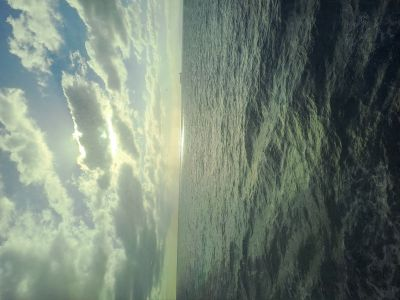
#> input picture images/ocean_300_400.jpg, 400 x 300 px
$ python equalization_pixelwise.py -i images/ocean_300_400.jpg
#> lines starting #> are read from the running program, lines starting #| are printed output that depends on the picture
import os
import cv2
import numpy as np
import matplotlib.pyplot as plt
import argparse


def histogram_from_channel(channel):
    """Compute 256-bin histogram for a single-channel uint8 image using numpy."""
    flat = channel.flatten()
    hist = np.bincount(flat, minlength=256)
    return hist.astype(np.int32)


def cdf_from_hist(hist):
    """Compute cumulative distribution function (CDF) from histogram."""
    cdf = hist.cumsum().astype(np.float64)
    return cdf


def mapping_from_cdf(cdf):
    """Create a 256-entry mapping table from the CDF to [0..255].

    The mapping is: round(255 * (cdf - cdf_min) / (cdf_max - cdf_min)).
    Handles constant images by returning identity mapping.
    """
    cdf_min = cdf[cdf > 0].min() if np.any(cdf > 0) else 0.0
    cdf_max = cdf.max() if cdf.max() > 0 else 0.0

    if cdf_max == cdf_min:
        return np.arange(256, dtype=np.uint8)

    norm = (cdf - cdf_min) / (cdf_max - cdf_min)
    map_vals = np.floor(255.0 * norm + 0.5).clip(0, 255).astype(np.uint8)
    return map_vals


def equalize_channel_pixelwise(channel):
    """Equalize a single channel using pixelwise mapping (no cv2.equalizeHist)."""
    hist = histogram_from_channel(channel)
    cdf = cdf_from_hist(hist)
    mapping = mapping_from_cdf(cdf)
    # Apply mapping using vectorized indexing
    return mapping[channel]


def equalize_image_pixelwise(img, per_channel=True):
    """Equalize an image. If grayscale, operate directly.
    If color and per_channel True, equalize each channel separately.
    Returns image with same shape and dtype uint8.
    """
    if img.ndim == 2:
        return equalize_channel_pixelwise(img)

    # color image
    out = img.copy()
    if per_channel:
        for ch in range(out.shape[2]):
            out[..., ch] = equalize_channel_pixelwise(out[..., ch])
    else:
        # Flatten across channels: compute histogram of luminance (average) and map each channel
        lum = out.mean(axis=2).astype(np.uint8)
        hist = histogram_from_channel(lum)
        cdf = cdf_from_hist(hist)
        mapping = mapping_from_cdf(cdf)
        for ch in range(out.shape[2]):
            out[..., ch] = mapping[out[..., ch]]

    return out


def plot_side_by_side(orig, eq, title_prefix=''):
    fig, axes = plt.subplots(2, 2, figsize=(10, 8))

    # Images
    axes[0, 0].imshow(orig, vmin=0, vmax=255)
    axes[0, 0].set_title(f'{title_prefix}Original')
    axes[0, 0].axis('off')

    axes[0, 1].imshow(eq, vmin=0, vmax=255)
    axes[0, 1].set_title(f'{title_prefix}Equalized')
    axes[0, 1].axis('off')

    # Histograms
    if orig.ndim == 2:
        hist_o = histogram_from_channel(orig)
        hist_e = histogram_from_channel(eq)
        axes[1, 0].bar(range(256), hist_o, color='gray')
        axes[1, 0].set_title('Original Histogram')
        axes[1, 1].bar(range(256), hist_e, color='gray')
        axes[1, 1].set_title('Equalized Histogram')
    else:
        colors = ('r', 'g', 'b')
        for ci, c in enumerate(colors):
            hist_o = histogram_from_channel(orig[..., ci])
            hist_e = histogram_from_channel(eq[..., ci])
            axes[1, 0].plot(hist_o, color=c)
            axes[1, 1].plot(hist_e, color=c)
        axes[1, 0].set_title('Original Histograms')
        axes[1, 1].set_title('Equalized Histograms')

    plt.tight_layout()
    plt.show()


def ensure_dir(p):
    os.makedirs(p, exist_ok=True)


def main():
    parser = argparse.ArgumentParser(description='Pixelwise histogram equalization demo')
    parser.add_argument('--input', '-i', help='Input image file (optional)')
    parser.add_argument('--outdir', '-o', default='images', help='Output directory')
    parser.add_argument('--per-channel', dest='per_channel', action='store_true', help='Equalize per channel for color images')
    parser.add_argument('--no-per-channel', dest='per_channel', action='store_false', help='Use luminance mapping for color images')
    parser.set_defaults(per_channel=True)
    args = parser.parse_args()

    ensure_dir(args.outdir)

    samples = []
    if args.input:
        samples.append(args.input)
    else:
        samples.append(os.path.join('images', 'multimodal_hist.png'))
        samples.append(os.path.join('images', 'multimodal_hist_color.png'))

    for path in samples:
        if not os.path.exists(path):
            print(f'Skipping missing sample: {path}')
            continue

        img = cv2.imread(path, cv2.IMREAD_UNCHANGED)
#> img is the input picture: shape (300, 400, 3); mean B, G, R 115.6, 128.1, 114.4
        if img is None:
            print(f'Could not read {path}')
            continue

        # Convert BGRA->BGR and BGR->RGB for plotting/applying mapping consistently
        if img.ndim == 3 and img.shape[2] == 4:
            img = cv2.cvtColor(img, cv2.COLOR_BGRA2BGR)
        if img.ndim == 3 and img.shape[2] == 3:
            img_rgb = cv2.cvtColor(img, cv2.COLOR_BGR2RGB)
            eq_rgb = equalize_image_pixelwise(img_rgb, per_channel=args.per_channel)
#> the loop in equalize_image_pixelwise, `for ch in range(out.shape[2]):` made 3 passes
#> after the loop in equalize_image_pixelwise, `for ch in range(out.shape[2]):`:
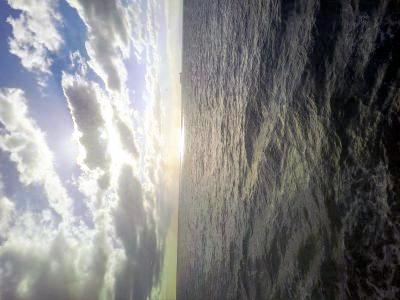
#> out: shape (300, 400, 3); mean R, G, B 128.1, 128.1, 128.3
            # Save results (convert back to BGR for cv2.imwrite)
            base = os.path.splitext(os.path.basename(path))[0]
            out_eq = os.path.join(args.outdir, base + '_pixel_eq_color.png')
            cv2.imwrite(out_eq, cv2.cvtColor(eq_rgb, cv2.COLOR_RGB2BGR))
            print(f'Wrote {out_eq}')
            plot_side_by_side(img_rgb, eq_rgb, title_prefix=base + ' - ')
#> in plot_side_by_side, `plt.show()`:
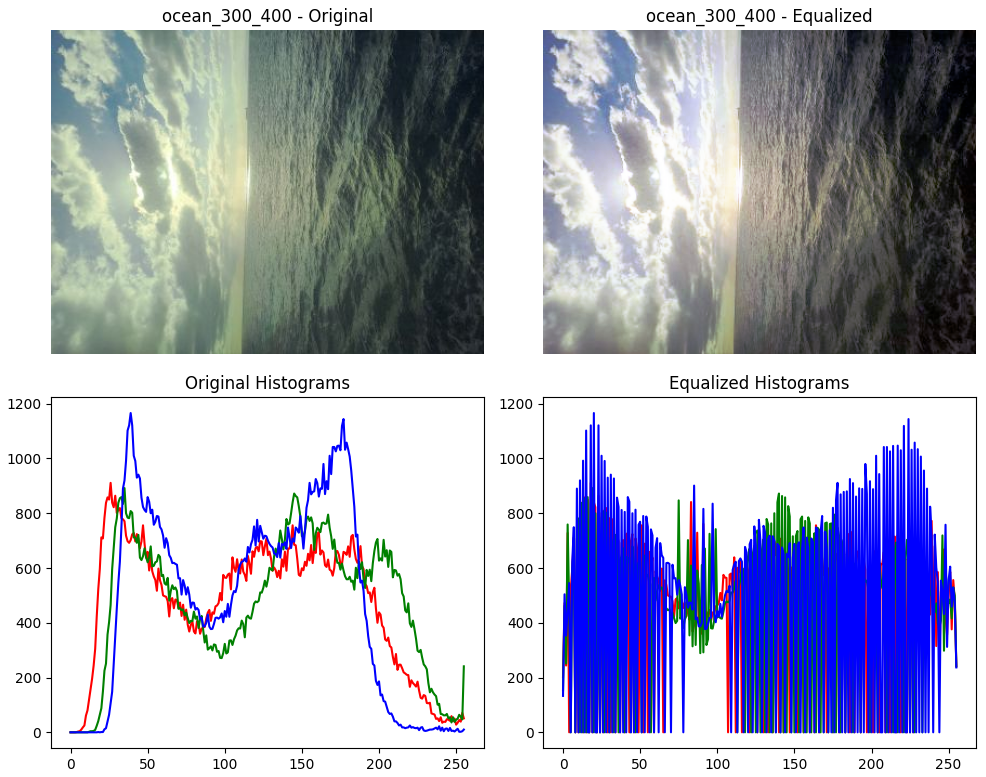
#> figure drawn by matplotlib, 4 panels; panel 3: curve peaks at x = 26, y = 911; panel 3: curve peaks at x = 35, y = 892; panel 3: curve peaks at x = 39, y = 1166; panel 4: curve peaks at x = 18, y = 911
        else:
            # grayscale
            if img.ndim == 3:
                # single-channel images sometimes read as (H,W,1)
                img = img[..., 0]
            eq = equalize_image_pixelwise(img)
            base = os.path.splitext(os.path.basename(path))[0]
            out_eq = os.path.join(args.outdir, base + '_pixel_eq.png')
            cv2.imwrite(out_eq, eq)
            print(f'Wrote {out_eq}')
            plot_side_by_side(img, eq, title_prefix=base + ' - ')


if __name__ == '__main__':
    main()

$ run again, on images/ocean_300_400_editor_contrast_100.jpg
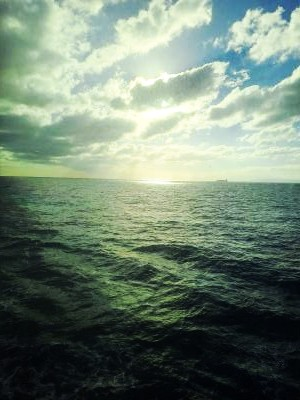
#> input picture images/ocean_300_400_editor_contrast_100.jpg, 300 x 400 px
#> in main, img is the input picture: shape (400, 300, 3); mean B, G, R 113.7, 130.1, 112.3
#> the loop in equalize_image_pixelwise, `for ch in range(out.shape[2]):` made 3 passes
#> after the loop in equalize_image_pixelwise, `for ch in range(out.shape[2]):`:
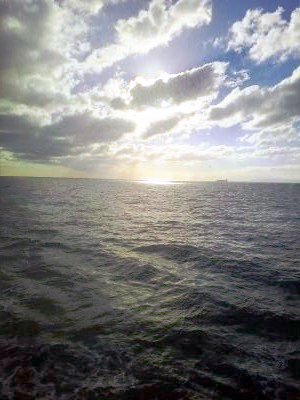
#> out: shape (400, 300, 3); mean R, G, B 127.8, 128.2, 128.3
#> in plot_side_by_side, `plt.show()`:
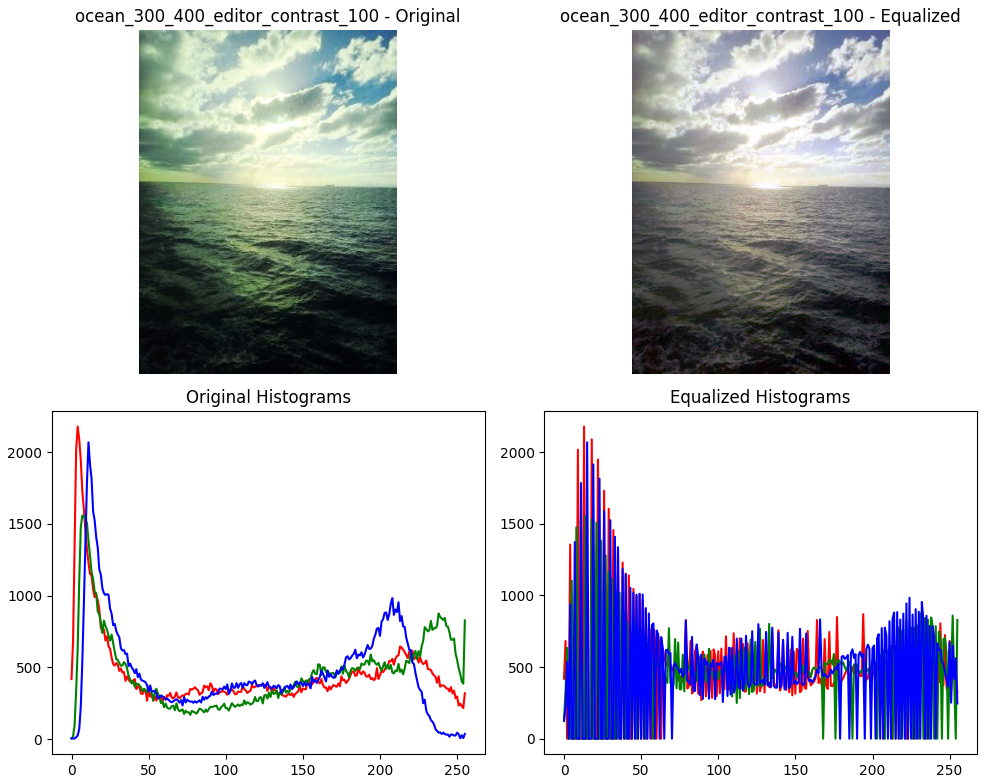
#> figure drawn by matplotlib, 4 panels; panel 3: curve peaks at x = 4, y = 2178; panel 3: curve peaks at x = 7, y = 1558; panel 3: curve peaks at x = 11, y = 2068; panel 4: curve peaks at x = 13, y = 2178
